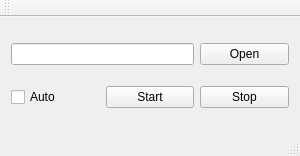
<?xml version="1.0" encoding="UTF-8"?>
<ui version="4.0">
 <class>MainWindow</class>
 <widget class="QMainWindow" name="MainWindow">
  <property name="geometry">
   <rect>
    <x>0</x>
    <y>0</y>
    <width>300</width>
    <height>156</height>
   </rect>
  </property>
  <property name="windowTitle">
   <string>MainWindow</string>
  </property>
  <widget class="QWidget" name="centralWidget">
   <layout class="QGridLayout" name="gridLayout">
    <item row="0" column="0" colspan="2">
     <widget class="QLineEdit" name="lineEdit"/>
    </item>
    <item row="0" column="2">
     <widget class="QPushButton" name="btn_open">
      <property name="text">
       <string>Open</string>
      </property>
     </widget>
    </item>
    <item row="1" column="0">
     <widget class="QCheckBox" name="checkBox">
      <property name="text">
       <string>Auto</string>
      </property>
     </widget>
    </item>
    <item row="1" column="1">
     <widget class="QPushButton" name="btn_start">
      <property name="text">
       <string>Start</string>
      </property>
     </widget>
    </item>
    <item row="1" column="2">
     <widget class="QPushButton" name="btn_stop">
      <property name="text">
       <string>Stop</string>
      </property>
     </widget>
    </item>
   </layout>
  </widget>
  <widget class="QMenuBar" name="menuBar">
   <property name="geometry">
    <rect>
     <x>0</x>
     <y>0</y>
     <width>300</width>
     <height>23</height>
    </rect>
   </property>
  </widget>
  <widget class="QToolBar" name="mainToolBar">
   <attribute name="toolBarArea">
    <enum>TopToolBarArea</enum>
   </attribute>
   <attribute name="toolBarBreak">
    <bool>false</bool>
   </attribute>
  </widget>
  <widget class="QStatusBar" name="statusBar"/>
 </widget>
 <layoutdefault spacing="6" margin="11"/>
 <resources/>
 <connections/>
</ui>
